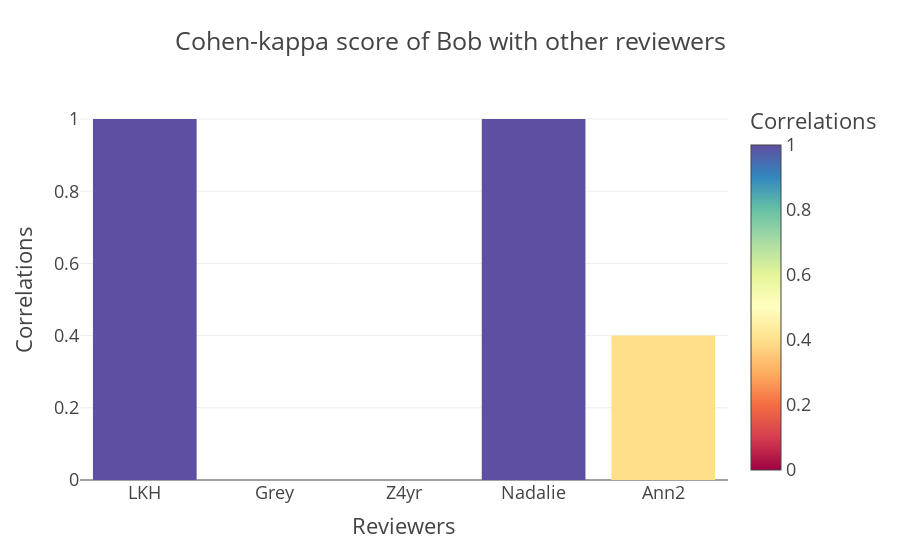

The notebook cell this image was saved under:
### Code cell
px.bar(data_frame=df, 
      x= "Reviewers",
      y="Correlations",
      color="Correlations",
       template="presentation",
      color_continuous_scale=px.colors.diverging.Spectral,
       title="Cohen-kappa score of Bob with other reviewers",
      #width=500
      )

### Figure 1 — Plotly figure (JSON) as saved in the notebook; plotly's stock layout.template omitted (floating-point values rounded to 4 significant figures)
{"data": [{"alignmentgroup": "True", "hovertemplate": "Reviewers=%{x}<br>Correlations=%{marker.color}<extra></extra>", "legendgroup": "", "marker": {"color": [1, null, 0, 1, 0.4], "coloraxis": "coloraxis", "pattern": {"shape": ""}}, "name": "", "offsetgroup": "", "orientation": "v", "showlegend": false, "textposition": "auto", "type": "bar", "x": ["LKH", "Grey", "Z4yr", "Nadalie", "Ann2"], "xaxis": "x", "y": [1, null, 0, 1, 0.4], "yaxis": "y"}], "layout": {"barmode": "relative", "coloraxis": {"colorbar": {"title": {"text": "Correlations"}}, "colorscale": [[0, "rgb(158,1,66)"], [0.1, "rgb(213,62,79)"], [0.2, "rgb(244,109,67)"], [0.3, "rgb(253,174,97)"], [0.4, "rgb(254,224,139)"], [0.5, "rgb(255,255,191)"], [0.6, "rgb(230,245,152)"], [0.7, "rgb(171,221,164)"], [0.8, "rgb(102,194,165)"], [0.9, "rgb(50,136,189)"], [1, "rgb(94,79,162)"]]}, "legend": {"tracegroupgap": 0}, "title": {"text": "Cohen-kappa score of Bob with other reviewers"}, "xaxis": {"anchor": "y", "domain": [0, 1], "title": {"text": "Reviewers"}}, "yaxis": {"anchor": "x", "domain": [0, 1], "title": {"text": "Correlations"}}}}
